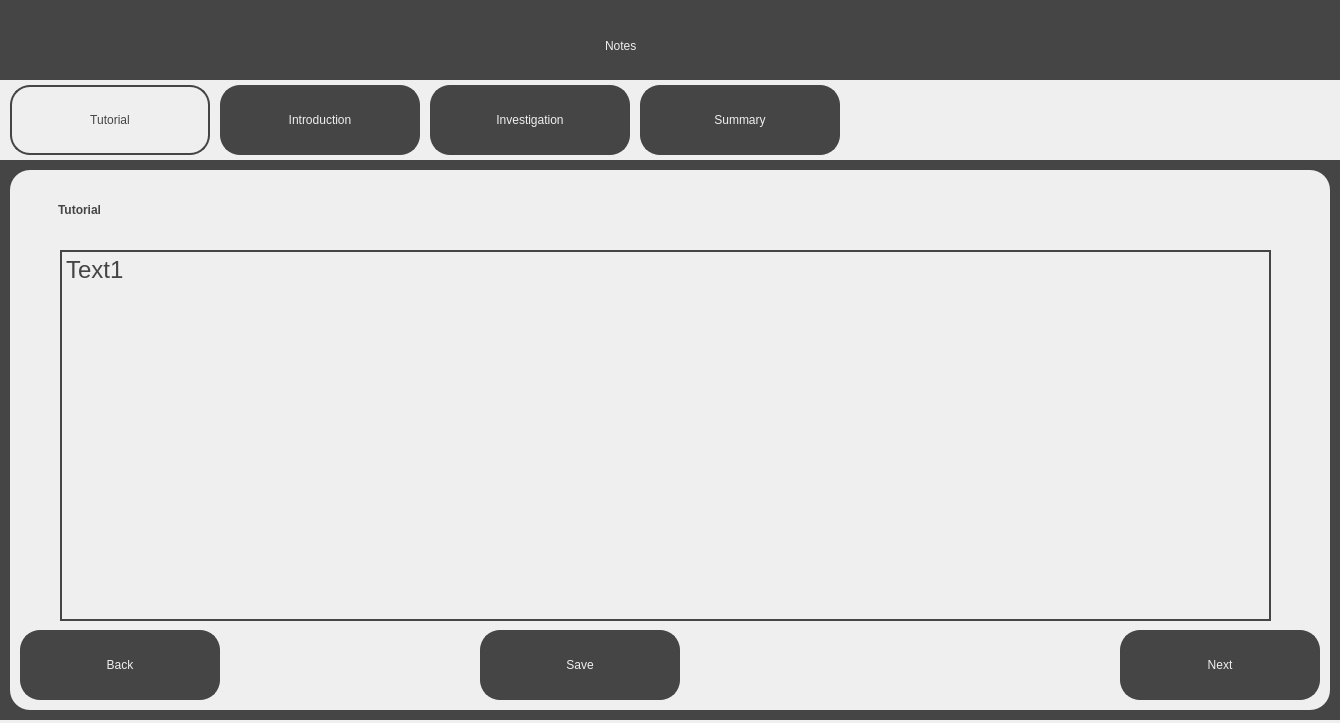
<?xml version="1.0" encoding="UTF-8"?>
<ui version="4.0">
 <class>TutorialNotesScreen</class>
 <widget class="QDialog" name="TutorialNotesScreen">
  <property name="geometry">
   <rect>
    <x>0</x>
    <y>0</y>
    <width>1340</width>
    <height>723</height>
   </rect>
  </property>
  <property name="windowTitle">
   <string>Visualising the Riemann Hypothesis - Notes</string>
  </property>
  <property name="sizeGripEnabled">
   <bool>false</bool>
  </property>
  <widget class="QWidget" name="widget" native="true">
   <property name="geometry">
    <rect>
     <x>0</x>
     <y>0</y>
     <width>1340</width>
     <height>720</height>
    </rect>
   </property>
   <property name="styleSheet">
    <string notr="true">background-color: rgb(69, 69, 69);</string>
   </property>
   <widget class="QLabel" name="Title">
    <property name="geometry">
     <rect>
      <x>605</x>
      <y>20</y>
      <width>131</width>
      <height>51</height>
     </rect>
    </property>
    <property name="styleSheet">
     <string notr="true">font: 36pt &quot;Sans Serif&quot;; color:rgb(239, 239, 239)</string>
    </property>
    <property name="text">
     <string>Notes</string>
    </property>
   </widget>
   <widget class="QWidget" name="TabBar" native="true">
    <property name="geometry">
     <rect>
      <x>0</x>
      <y>80</y>
      <width>1340</width>
      <height>80</height>
     </rect>
    </property>
    <property name="styleSheet">
     <string notr="true">background-color: rgb(239, 239, 239);</string>
    </property>
    <widget class="QPushButton" name="TutorialTab">
     <property name="geometry">
      <rect>
       <x>10</x>
       <y>5</y>
       <width>200</width>
       <height>70</height>
      </rect>
     </property>
     <property name="cursor">
      <cursorShape>PointingHandCursor</cursorShape>
     </property>
     <property name="styleSheet">
      <string notr="true">border: 2px solid;
border-radius: 20px;
border-color:rgb(69, 69, 69);
background-color: rgb(239, 239, 239);
font: 18pt &quot;Sans Serif&quot;; color:rgb(69, 69, 69);
</string>
     </property>
     <property name="text">
      <string>Tutorial</string>
     </property>
    </widget>
    <widget class="QPushButton" name="SummaryTab">
     <property name="geometry">
      <rect>
       <x>640</x>
       <y>5</y>
       <width>200</width>
       <height>70</height>
      </rect>
     </property>
     <property name="cursor">
      <cursorShape>PointingHandCursor</cursorShape>
     </property>
     <property name="styleSheet">
      <string notr="true">border: 2px solid;
border-radius: 20px;
border-color:rgb(69, 69, 69);
background-color: rgb(69, 69, 69);
font: 18pt &quot;Sans Serif&quot;; color:rgb(239, 239, 239);
</string>
     </property>
     <property name="text">
      <string>Summary</string>
     </property>
    </widget>
    <widget class="QPushButton" name="IntroductionTab">
     <property name="geometry">
      <rect>
       <x>220</x>
       <y>5</y>
       <width>200</width>
       <height>70</height>
      </rect>
     </property>
     <property name="cursor">
      <cursorShape>PointingHandCursor</cursorShape>
     </property>
     <property name="styleSheet">
      <string notr="true">border: 2px solid;
border-radius: 20px;
border-color:rgb(69, 69, 69);
background-color: rgb(69, 69, 69);
font: 18pt &quot;Sans Serif&quot;; color:rgb(239, 239, 239);
</string>
     </property>
     <property name="text">
      <string>Introduction</string>
     </property>
    </widget>
    <widget class="QPushButton" name="InvestigationTab">
     <property name="geometry">
      <rect>
       <x>430</x>
       <y>5</y>
       <width>200</width>
       <height>70</height>
      </rect>
     </property>
     <property name="cursor">
      <cursorShape>PointingHandCursor</cursorShape>
     </property>
     <property name="styleSheet">
      <string notr="true">border: 2px solid;
border-radius: 20px;
border-color:rgb(69, 69, 69);
background-color: rgb(69, 69, 69);
font: 18pt &quot;Sans Serif&quot;; color:rgb(239, 239, 239);
</string>
     </property>
     <property name="text">
      <string>Investigation</string>
     </property>
    </widget>
   </widget>
   <widget class="QWidget" name="MainWidget" native="true">
    <property name="geometry">
     <rect>
      <x>10</x>
      <y>170</y>
      <width>1320</width>
      <height>540</height>
     </rect>
    </property>
    <property name="styleSheet">
     <string notr="true">background-color: rgb(239, 239, 239);
border-radius: 20px;</string>
    </property>
    <widget class="QPushButton" name="BackButton">
     <property name="geometry">
      <rect>
       <x>10</x>
       <y>460</y>
       <width>200</width>
       <height>70</height>
      </rect>
     </property>
     <property name="cursor">
      <cursorShape>PointingHandCursor</cursorShape>
     </property>
     <property name="styleSheet">
      <string notr="true">border: 2px solid;
border-radius: 20px;
border-color:rgb(69, 69, 69);
background-color: rgb(69, 69, 69);
font: 18pt &quot;Sans Serif&quot;; color:rgb(239, 239, 239);
</string>
     </property>
     <property name="text">
      <string>Back</string>
     </property>
    </widget>
    <widget class="QPushButton" name="NextButton">
     <property name="geometry">
      <rect>
       <x>1110</x>
       <y>460</y>
       <width>200</width>
       <height>70</height>
      </rect>
     </property>
     <property name="cursor">
      <cursorShape>PointingHandCursor</cursorShape>
     </property>
     <property name="styleSheet">
      <string notr="true">border: 2px solid;
border-radius: 20px;
border-color:rgb(69, 69, 69);
background-color: rgb(69, 69, 69);
font: 18pt &quot;Sans Serif&quot;; color:rgb(239, 239, 239);
</string>
     </property>
     <property name="text">
      <string>Next</string>
     </property>
    </widget>
    <widget class="QLabel" name="SubTitleText">
     <property name="geometry">
      <rect>
       <x>40</x>
       <y>20</y>
       <width>151</width>
       <height>41</height>
      </rect>
     </property>
     <property name="styleSheet">
      <string notr="true">font: 25pt &quot;Sans Serif&quot;; color:rgb(69, 69, 69);
background-color: rgb(239, 239, 239); padding: 5px;</string>
     </property>
     <property name="text">
      <string>&lt;html&gt;&lt;head/&gt;&lt;body&gt;&lt;p&gt;&lt;span style=&quot; font-weight:600;&quot;&gt;Tutorial&lt;/span&gt;&lt;/p&gt;&lt;/body&gt;&lt;/html&gt;</string>
     </property>
    </widget>
    <widget class="QTextEdit" name="NotesText">
     <property name="geometry">
      <rect>
       <x>50</x>
       <y>80</y>
       <width>1211</width>
       <height>371</height>
      </rect>
     </property>
     <property name="cursor" stdset="0">
      <cursorShape>IBeamCursor</cursorShape>
     </property>
     <property name="styleSheet">
      <string notr="true">background-color: rgb(239, 239, 239);
color: rgb(69, 69, 69);
font: 18pt &quot;Sans Serif&quot;;
border: 2px solid;
border-color:rgb(69, 69, 69);
border-radius: 0px;</string>
     </property>
     <property name="readOnly">
      <bool>false</bool>
     </property>
     <property name="html">
      <string>&lt;!DOCTYPE HTML PUBLIC &quot;-//W3C//DTD HTML 4.0//EN&quot; &quot;http://www.w3.org/TR/REC-html40/strict.dtd&quot;&gt;
&lt;html&gt;&lt;head&gt;&lt;meta name=&quot;qrichtext&quot; content=&quot;1&quot; /&gt;&lt;style type=&quot;text/css&quot;&gt;
p, li { white-space: pre-wrap; }
&lt;/style&gt;&lt;/head&gt;&lt;body style=&quot; font-family:'Sans Serif'; font-size:18pt; font-weight:400; font-style:normal;&quot;&gt;
&lt;p style=&quot; margin-top:0px; margin-bottom:0px; margin-left:0px; margin-right:0px; -qt-block-indent:0; text-indent:0px;&quot;&gt;Text1&lt;/p&gt;&lt;/body&gt;&lt;/html&gt;</string>
     </property>
    </widget>
    <widget class="QPushButton" name="SaveButton">
     <property name="geometry">
      <rect>
       <x>470</x>
       <y>460</y>
       <width>200</width>
       <height>70</height>
      </rect>
     </property>
     <property name="cursor">
      <cursorShape>PointingHandCursor</cursorShape>
     </property>
     <property name="styleSheet">
      <string notr="true">border: 2px solid;
border-radius: 20px;
border-color:rgb(69, 69, 69);
background-color: rgb(69, 69, 69);
font: 18pt &quot;Sans Serif&quot;; color:rgb(239, 239, 239);
</string>
     </property>
     <property name="text">
      <string>Save</string>
     </property>
    </widget>
    <widget class="QLabel" name="SavedText">
     <property name="geometry">
      <rect>
       <x>690</x>
       <y>465</y>
       <width>191</width>
       <height>61</height>
      </rect>
     </property>
     <property name="styleSheet">
      <string notr="true">font: 25pt &quot;Sans Serif&quot;; color:rgb(69, 69, 69);
background-color: rgb(239, 239, 239); padding: 5px;
border-radius: 0px</string>
     </property>
     <property name="text">
      <string>&lt;html&gt;&lt;head/&gt;&lt;body&gt;&lt;p&gt;&lt;br/&gt;&lt;/p&gt;&lt;/body&gt;&lt;/html&gt;</string>
     </property>
    </widget>
   </widget>
  </widget>
 </widget>
 <resources/>
 <connections/>
</ui>
